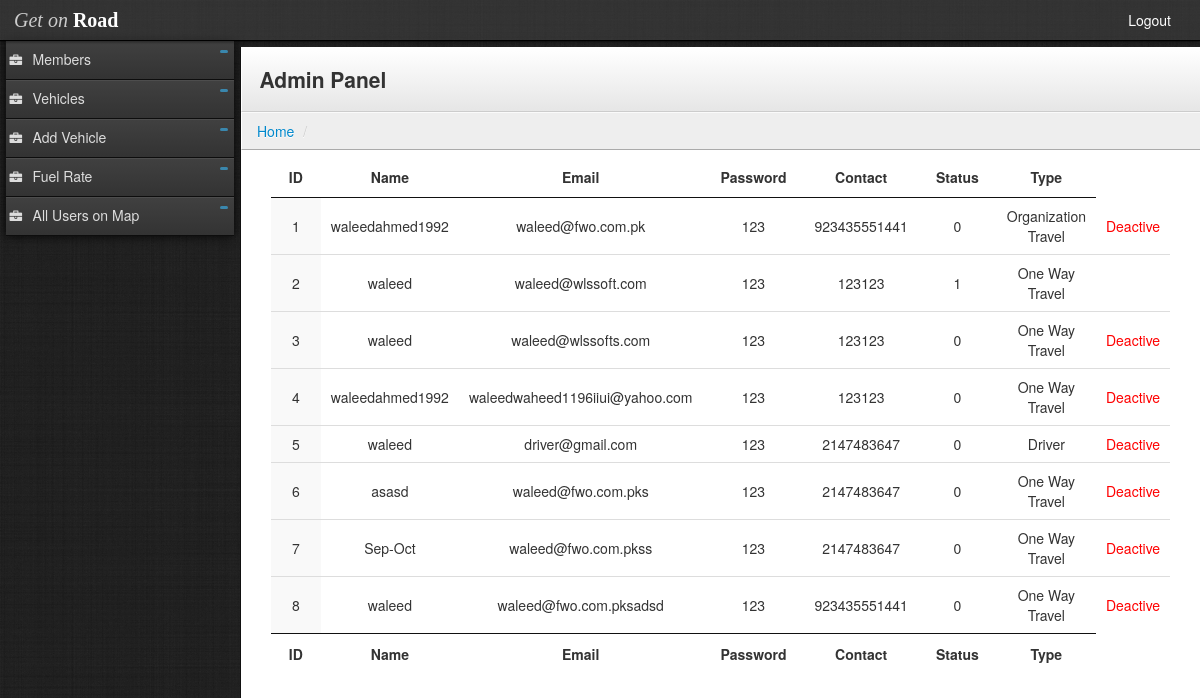
Screenshot of /adminpanel/build/members.php with the database file from the repository.
### tables this page shows
CREATE TABLE IF NOT EXISTS `users` (
  `u_id` int(11) NOT NULL AUTO_INCREMENT,
  `name` text NOT NULL,
  `email` text NOT NULL,
  `contact` text NOT NULL,
  `password` text NOT NULL,
  `status` int(11) NOT NULL DEFAULT '0',
  `type` int(11) NOT NULL,
  PRIMARY KEY (`u_id`)
);

### adminpanel/build/members.php (the view, shortened to what this page needs)
<?php require_once('../../conn/db.php');
?>
<!DOCTYPE html>
<html lang="en">
  <head>
    <link rel="stylesheet" type="text/css" href="lib/bootstrap/css/bootstrap.css">
    <link rel="stylesheet" type="text/css" href="stylesheets/theme.css">
    <link rel="stylesheet" href="lib/font-awesome/css/font-awesome.css">
<link type="text/css" href="../../dataTables/jquery.dataTables.css" rel="stylesheet">
<link type="text/css" href="../../dataTables/dataTables.tableTools.css" rel="stylesheet">
  </head>
  <body class="">
    <?php include ('header.php'); ?>
    <?php include ('sidemenu.php'); ?>
    <div class="content" style="overflow: scroll;">
        <div class="header">
          <h1 class="page-title">Admin Panel</h1>
        </div>
                <ul class="breadcrumb">
            <li><a href="index.php">Home</a> <span class="divider">/</span></li>
            </ul>
	    <table id="example" class="display dataTable" cellspacing="0" role="grid" aria-describedby="example_info" style="width: 90%;background-color: white;">
<thead>
<tr role="row">
<th class="sorting_asc" tabindex="0" aria-controls="example" rowspan="1" colspan="1" aria-sort="ascending" aria-label="ID: activate to sort column descending">ID</th>
<th class="sorting" tabindex="0" aria-controls="example" rowspan="1" colspan="1" aria-label="Detail: activate to sort column ascending">Name</th>
<th class="sorting" tabindex="0" aria-controls="example" rowspan="1" colspan="1">Email</th>
<th class="sorting" tabindex="0" aria-controls="example" rowspan="1" colspan="1">Password</th>
<th class="sorting" tabindex="0" aria-controls="example" rowspan="1" colspan="1">Contact</th>
<th class="sorting" tabindex="0" aria-controls="example" rowspan="1" colspan="1">Status</th>
<th class="sorting" tabindex="0" aria-controls="example" rowspan="1" colspan="1">Type</th>
	        </tr>
			</thead>
<tfoot>
<tr>
<th rowspan="1" colspan="1">ID</th>
<th rowspan="1" colspan="1">Name</th>
<th rowspan="1" colspan="1">Email</th>
<th rowspan="1" colspan="1">Password</th>
<th rowspan="1" colspan="1">Contact</th>
<th rowspan="1" colspan="1">Status</th>
<th rowspan="1" colspan="1">Type</th>
</tr>
</tfoot>
<tbody>
			 <?php
	$qry = "SELECT * FROM users";
	$result = mysql_query($qry, $dbconfig) or die(mysql_error());
	while($rows = mysql_fetch_assoc($result))
	{
		$u_id = $rows["u_id"];
		$name = $rows["name"];
		$email = $rows["email"];
		$contact = $rows["contact"];
		$password = $rows["password"];
		$status = $rows["status"];
		$type = $rows["type"];
	?>
			 <tr>
                <td class="sorting_1" align="center"><?php echo $u_id; ?></td>
                <td align="center"><?php echo $name; ?></td>
                <td align="center"><?php echo $email; ?></td>
                <td align="center"><?php echo $password; ?></td>
                <td align="center"><?php echo $contact; ?></td>
                <td align="center"><?php echo $status; ?></td>
                <td align="center"><?php switch($type)
				{
					case 1 : echo "One Way Travel"; break;
					case 2 : echo "Organization Travel"; break;
					case 4 : echo "Driver"; break;
				}
				?></td>
				 <td align="center">
				 <?php
				 if($status<>1)
				 {
					 ?>
				 <a href="delete_member.php?u_id=<?php echo $u_id; ?>" onClick="return confirm('Are you sure to want to deactive this user?')" style="color:red;">Deactive</a></td>
				 <?php } ?>
			  </tr>
	<?php
	}
	?>
          </tbody></table>
    </div>
  </body>
</html>

### adminpanel/build/header.php (shortened to what this page needs)
<div class="navbar">
        <div class="navbar-inner">
                <ul class="nav pull-right">
                    <li><a href="../../logout.php" class="hidden-phone visible-tablet visible-desktop" role="button">Logout</a></li>
                </ul>
                <a class="brand" href="index.php"><span class="first">Get on </span> <span class="second">Road</span></a>
        </div>
    </div>

### adminpanel/build/sidemenu.php (shortened to what this page needs)
<div class="sidebar-nav">
        <a href="members.php" class="nav-header" data-toggle="collapse"><i class="icon-briefcase"></i>Members<span class="label label-info"></span></a>
       <a href="vehicles.php" class="nav-header" data-toggle="collapse"><i class="icon-briefcase"></i>Vehicles<span class="label label-info"></span></a>
		<a href="add_vehicles.php" class="nav-header" data-toggle="collapse"><i class="icon-briefcase"></i>Add Vehicle<span class="label label-info"></span></a>
		<a href="fuel_rate.php" class="nav-header" data-toggle="collapse"><i class="icon-briefcase"></i>Fuel Rate<span class="label label-info"></span></a>
		<a href="../../all_users_loc.php" class="nav-header" data-toggle="collapse"><i class="icon-briefcase"></i>All Users on Map<span class="label label-info"></span></a>
    </div>

### adminpanel/build/stylesheets/theme.css (style rules this page uses)
body { background: #222; background-image: url('../images/black-Linen.png'); background-position: initial initial; background-repeat: initial initial; margin: 0px; padding: 0px; }
h1 { margin-top: 0px; color: #eee; }
.navbar { position: relative; z-index: 20; margin: 0px; padding: 0px; -webkit-box-shadow: 0px 0px 3px #000000; -moz-box-shadow: 0px 0px 3px #000000; box-shadow: 0px 0px 3px #000000; }
.navbar .brand { text-shadow: none; }
.navbar .navbar-inner { background: rgba(71, 71, 71, 0.5); filter: progid:DXImageTransform.Microsoft.gradient(startColorstr=#FF333333,endColorstr=#FF333333); -ms-filter: progid:DXImageTransform.Microsoft.gradient(startColorstr=#FF333333,endColorstr=#FF333333); padding: 0em 1em; margin: 0px; -webkit-border-radius: 0px; -moz-border-radius: 0px; border-radius: 0px; -moz-background-clip: padding; -webkit-background-clip: padding-box; background-clip: padding-box; border: 0px; border-bottom: 1px solid #000000; }
.navbar .nav { margin: 0em; margin-right: -1em; }
.navbar .nav > li > a { color: #fff; text-shadow: none; }
.content { min-width: 400px; position: relative; min-height: 800px; background: #fff; margin-left: 240px; margin-top: 6px; border-left: 1px solid #000000; border-left: 1px solid #111; }
.header { background: #ffffff; background: #ffffff; background: -webkit-gradient(linear, left bottom, left top, color-stop(0, #e6e6e6), color-stop(1, #ffffff)); background: -ms-linear-gradient(bottom, #e6e6e6, #ffffff); background: -moz-linear-gradient(center bottom, #e6e6e6 0%, #ffffff 100%); background: -o-linear-gradient(bottom, #e6e6e6, #ffffff); filter: progid:dximagetransform.microsoft.gradient(startColorStr='#e6e6e6', EndColorStr='#ffffff'); -ms-filter: "progid:DXImageTransform.Microsoft.gradient(startColorStr='#ffffff',EndColorStr='#e6e6e6')"; border-bottom: 1px solid #cccccc; border-top: 1px solid #ffffff; border-left: 1px solid #ffffff; padding: 0em 1.25em; }
.header h1 { margin: 1em 0em; padding: 0em; line-height: 1em; font-size: 1.5em; color: #eee; color: #333; }
.breadcrumb { -webkit-box-shadow: none; -moz-box-shadow: none; box-shadow: none; -webkit-border-radius: 0px; -moz-border-radius: 0px; border-radius: 0px; -moz-background-clip: padding; -webkit-background-clip: padding-box; background-clip: padding-box; background: #eee; border-bottom: 1px solid #aaa; border-top: 1px solid #fafafa; border-left: 1px solid #fff; margin-bottom: .5em; }
.sidebar-nav { width: 228px; position: absolute; float: left; border-top: none; border-left: none; -webkit-box-shadow: 0px 0px 10px rgba(0, 0, 0, 0.9); -moz-box-shadow: 0px 0px 10px rgba(0, 0, 0, 0.9); box-shadow: 0px 0px 10px rgba(0, 0, 0, 0.9); margin: 0em 6px; }
.sidebar-nav .nav-header { border-top: 1px solid #4d4d4d; border-bottom: 1px solid #0d0d0d; border-left: none; color: #ddd; display: block; background: #333333; background: -webkit-gradient(linear, left bottom, left top, color-stop(0, #333333), color-stop(1, #404040)); background: -ms-linear-gradient(bottom, #333333, #404040); background: -moz-linear-gradient(center bottom, #333333 0%, #404040 100%); background: -o-linear-gradient(bottom, #333333, #404040); filter: progid:dximagetransform.microsoft.gradient(startColorStr='#e6e6e6', EndColorStr='#ffffff'); -ms-filter: "progid:DXImageTransform.Microsoft.gradient(startColorStr='#404040',EndColorStr='#333333')"; font-weight: bold; font-weight: normal; font-size: 1em; line-height: 2.5em; padding: 0em .25em; margin-bottom: 0px; text-shadow: none; text-transform: none; }
.sidebar-nav .nav-header .label { float: right; margin-top: .5em; margin-right: .25em; line-height: 1.5em; }
.sidebar-nav .nav-header .label { float: right; margin-top: .7em; line-height: 1.5em; }
.sidebar-nav .nav-header i[class^="icon-"] { margin-right: .75em; }

### adminpanel/build/members.php (style rules this page uses)
.brand { font-family: georgia, serif; }
.brand .first { color: #ccc; font-style: italic; }
.brand .second { color: #fff; font-weight: bold; }

### rows the page displays
users: u_id "1", name "waleedahmed1992", email "waleed@fwo.com.pk", password "123", contact "923435551441", status "0", type "Organization Travel"
users: u_id "2", name "waleed", email "waleed@wlssoft.com", password "123", contact "123123", status "1", type "One Way Travel"
users: u_id "3", name "waleed", email "waleed@wlssofts.com", password "123", contact "123123", status "0", type "One Way Travel"
users: u_id "4", name "waleedahmed1992", email "waleedwaheed1196iiui@yahoo.com", password "123", contact "123123", status "0", type "One Way Travel"
users: u_id "5", name "waleed", email "driver@gmail.com", password "123", contact "2147483647", status "0", type "Driver"
users: u_id "6", name "asasd", email "waleed@fwo.com.pks", password "123", contact "2147483647", status "0", type "One Way Travel"
users: u_id "7", name "Sep-Oct", email "waleed@fwo.com.pkss", password "123", contact "2147483647", status "0", type "One Way Travel"
users: u_id "8", name "waleed", email "waleed@fwo.com.pksadsd", password "123", contact "923435551441", status "0", type "One Way Travel"
